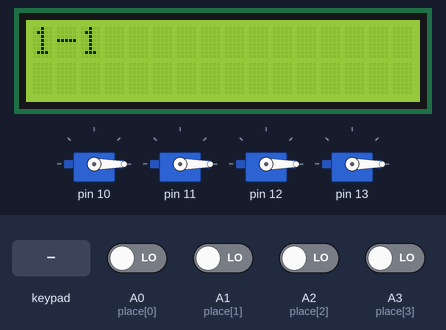
Bench run of a sketch on a simulated Arduino Uno, built with avr-gcc and run on an emulated ATmega328P. Parts: 4 × servo, 16×2 character LCD. The test bench sets the inputs (shaded band); at power-on: A0 (place[0]), A1 (place[1]), A2 (place[2]), A3 (place[3]) LOW. What the sketch prints to the serial monitor is not drawn.

Above: at 12.6 s.
12.7 s: A0 (place[0]) driven HIGH
17.5 s: A0 (place[0]) driven LOW
At 23.0 s:
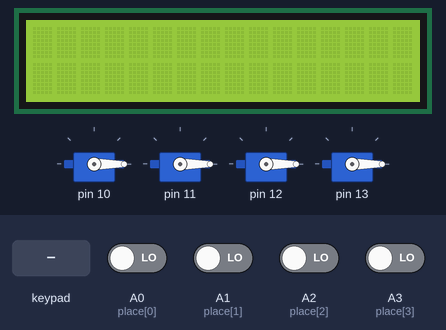
27.0 s: key '1' pressed
31.5 s: A1 (place[1]) driven HIGH
At 52.0 s:
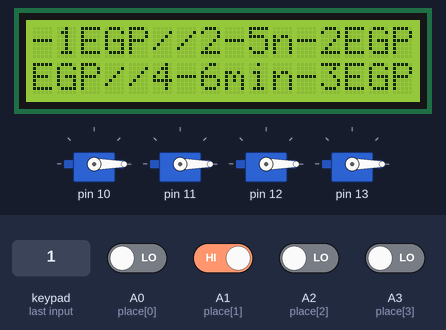
53.5 s: A2 (place[2]) driven HIGH
At 70.12 s:
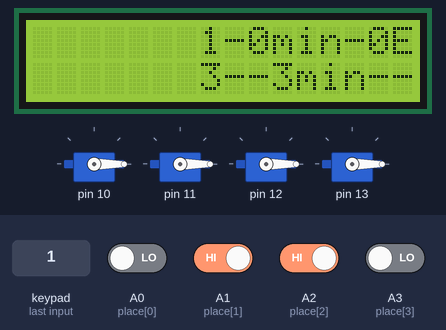
72.0 s: A2 (place[2]) driven LOW
At 88.13 s:
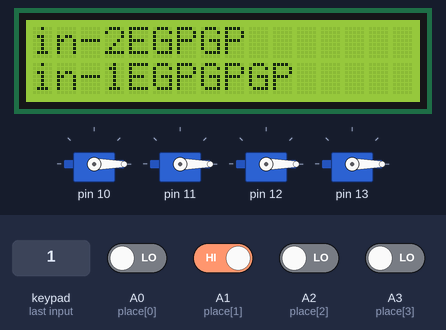
Timing chart, 0 to 89.6 s (numbered marks = the images above; inputs shaded):
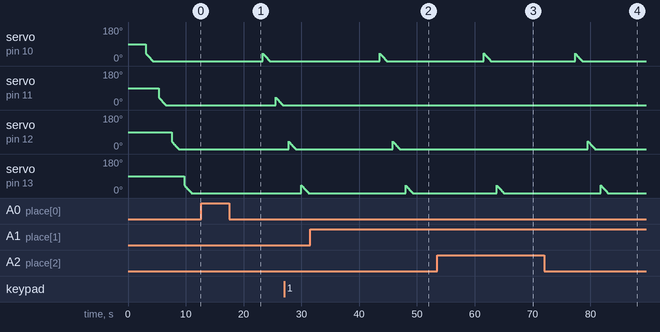

Measured:
- after the input at 17.5 s, servo on pin 12: stops changing and stays 0°
- after the input at 31.5 s, servo on pin 11: stops changing and stays 0°; the display: first differs from a run without the input after 19.8 s (image 2)
- after the input at 53.5 s, servo on pin 12: stops changing and stays 0°
- what the display in image 2 shows lasts 1.0 s, from 51.3 s to 52.3 s

The sketch:

cost.ino
```cpp
#include <LiquidCrystal.h>
LiquidCrystal lcd(2, 3, 4, 5, 6, 7);
 // Creates an LCD object. Parameters: (rs, enable, d4, d5, d6, d7)


#include <Keypad.h>
const byte ROWS = 4;
const byte COLS = 4;
char hexaKeys[ROWS][COLS] = {
  {'1', '2', '3', 'A'},
  {'4', '5', '6', 'B'},
  {'7', '8', '9', 'C'},
  {'*', '0', '#', 'D'}
};
byte rowPins[ROWS] = {6, 7,};
byte colPins[COLS] = {8, 9,};
Keypad newkeypad = Keypad(makeKeymap(hexaKeys), rowPins, colPins, ROWS, COLS);

#include <Servo.h>
Servo servo[4];
int i;
int timecar[4]= {0,0,0,0};
int cost[4]= {0,0,0,0};
int pos[4];

// sensor ir
const int place[]={A0,A1,A2,A3};
byte val[4];

int millistime;


void setup() {
	for(int r=0;r<5;r++)
     {pinMode(place[r], INPUT);}
 // imp tip : i do not know how to get pins for servo so this is fake pins and need edit before burn ...
  servo[0].attach(10);
  servo[1].attach(11);
  servo[2].attach(12);
  servo[3].attach(13);

  Serial.begin(9600);
  lcd.begin(16,2);
  lcd.print("Calculate Budget Of Parking ");
  delay(3000);
  lcd.clear();
  lcd.setCursor(0, 0);
}


void loop() {

 for (int c=0; c<4; c++) {
 	val[c]=digitalRead(place[c]);
 }

for (int x=0; x<4; x++) {
	if(val[x]==0){
		closeServo(x);
		millistime = millis() ;
		timecar[x] = millistime/5000 ; //time by min and min equal  5 s to be more faster
		cost[x] = timecar[x]/2 ; //cost of min by egp as hour equal 30 egp

	       }
}
//first row print

lcd.setCursor(0, 0);
lcd.print("1-");
lcd.print(timecar[0]); //prints time since program started
   delay(1000);
lcd.print("min-");
lcd.print(cost[0]);
lcd.print("EGP//");
lcd.print("2-");
lcd.print(timecar[1]); //prints time since program started
   delay(1000);
lcd.print("min-");
lcd.print(cost[1]);
lcd.print("EGP");


//second row print

lcd.setCursor(0, 1);
lcd.print("3-");
lcd.print(timecar[2]); //prints time since program started
   delay(1000);
lcd.print("min-");
lcd.print(cost[2]);
lcd.print("EGP//");
lcd.print("4-");
lcd.print(timecar[3]); //prints time since program started
   delay(1000);
lcd.print("min-");
lcd.print(cost[3]);
lcd.print("EGP");

  // scroll 13 positions (string length) to the left
  // to move it offscreen left:
  for (int positionCounter = 0; positionCounter < 13; positionCounter++) {
    // scroll one position left:
    lcd.scrollDisplayLeft();
    // wait a bit:
    delay(150);
  }

  // scroll 29 positions (string length + display length) to the right
  // to move it offscreen right:
  for (int positionCounter = 0; positionCounter < 29; positionCounter++) {
    // scroll one position right:
    lcd.scrollDisplayRight();
    // wait a bit:
    delay(150);
  }
// delay at the end of the full loop:

delay(1000);


// for keypad click to open one parking place .. and print number in serial com

  char key = newkeypad.getKey();
  if (key) {
   Serial.println(key);
  }

  if (key == 1) {
  openServo(0);
  }
  else if (key == 2) {
    openServo(1);
  }
  else if (key == 3) {
   openServo(2);
  }
  else if (key == 4) {
   openServo(3);
  }


}

void openServo(int i)
{

	for (pos[i] = 0; pos[i]  <= 40; pos[i]  += 1) { servo[i].write(pos[i]);delay(30);}
    delay(2000);
    timecar[i] = 0;
	  cost[i] = 0;
}

void closeServo(int x)
{
	for (pos[x] = 40; pos[x] >= 0; pos[x] -= 1) { servo[x].write(pos[x]);delay(30);}
    delay(1000);
}
```
